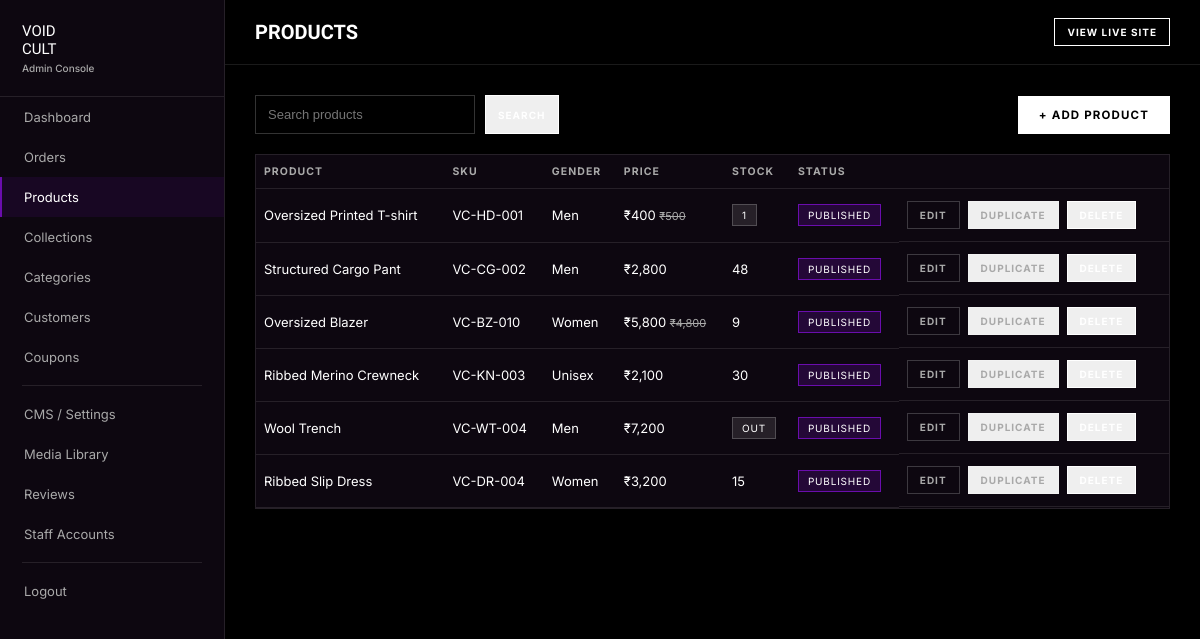
/admin/products (signed in), run on the app's committed database.
### tables this page shows
CREATE TABLE products (
    id INTEGER PRIMARY KEY AUTOINCREMENT,
    name TEXT NOT NULL,
    slug TEXT NOT NULL UNIQUE,
    category_id INTEGER,
    collection_id INTEGER,
    gender TEXT NOT NULL DEFAULT 'Unisex',
    description TEXT,
    price REAL NOT NULL,
    discount_price REAL,
    sku TEXT UNIQUE,
    stock INTEGER NOT NULL DEFAULT 0,
    fabric TEXT,
    material TEXT,
    care_instructions TEXT,
    delivery_time TEXT DEFAULT '3-5 business days',
    tags TEXT,
    is_active INTEGER NOT NULL DEFAULT 1,
    created_at TEXT DEFAULT CURRENT_TIMESTAMP,
    FOREIGN KEY (category_id) REFERENCES categories(id),
    FOREIGN KEY (collection_id) REFERENCES collections(id)
);

### admin/routes.py (the view)
@bp.route('/products')
@admin_required
def products():
    db = get_db()
    q = request.args.get('q', '')
    rows = db.execute(
        "SELECT * FROM products WHERE name LIKE ? ORDER BY created_at DESC", (f"%{q}%",)
    ).fetchall()
    return render_template('admin/products.html', products=rows, q=q)

### database.py (called while the page is built)
def get_db():
    if 'db' not in g:
        g.db = sqlite3.connect(current_app.config['DATABASE_PATH'])
        g.db.row_factory = sqlite3.Row
        g.db.execute('PRAGMA foreign_keys = ON')
    return g.db

### utils/security.py (called while the page is built)
def generate_csrf_token():
    if 'csrf_token' not in session:
        session['csrf_token'] = secrets.token_hex(32)
    return session['csrf_token']

def current_user():
    uid = session.get('user_id')
    if not uid:
        return None
    db = get_db()
    return db.execute("SELECT * FROM users WHERE id=?", (uid,)).fetchone()

def admin_required(view):
    @wraps(view)
    def wrapped(*args, **kwargs):
        if not session.get('user_id') or not session.get('is_admin'):
            return redirect(url_for('admin.login'))
        return view(*args, **kwargs)
    return wrapped

### templates/admin/products.html
{% extends "admin/base.html" %}
{% set active = 'products' %}
{% block page_title %}Products{% endblock %}
{% block content %}
<div class="toolbar">
  <form method="get" style="display:flex;gap:10px;">
    <input type="text" name="q" placeholder="Search products" value="{{ q }}" style="width:220px;">
    <button class="btn btn-outline btn-sm" type="submit">Search</button>
  </form>
  <a href="{{ url_for('admin.product_new') }}" class="btn btn-solid">+ Add Product</a>
</div>
<div class="panel" style="padding:0;">
  <table>
    <thead><tr><th>Product</th><th>SKU</th><th>Gender</th><th>Price</th><th>Stock</th><th>Status</th><th></th></tr></thead>
    <tbody>
      {% for p in products %}
      <tr>
        <td>{{ p['name'] }}</td>
        <td>{{ p['sku'] or '—' }}</td>
        <td>{{ p['gender'] }}</td>
        <td>₹{{ '{:,.0f}'.format(p['discount_price'] or p['price']) }}{% if p['discount_price'] %} <span style="color:var(--gray);text-decoration:line-through;font-size:11px;">₹{{ '{:,.0f}'.format(p['price']) }}</span>{% endif %}</td>
        <td>{% if p['stock']==0 %}<span class="tag warn">Out</span>{% elif p['stock']<=5 %}<span class="tag warn">{{ p['stock'] }}</span>{% else %}{{ p['stock'] }}{% endif %}</td>
        <td><span class="tag {{ 'ok' if p['is_active'] else 'warn' }}">{{ 'Published' if p['is_active'] else 'Draft' }}</span></td>
        <td style="display:flex;gap:8px;">
          <a href="{{ url_for('admin.product_edit', product_id=p['id']) }}" class="btn btn-sm btn-ghost">Edit</a>
          <form action="{{ url_for('admin.product_duplicate', product_id=p['id']) }}" method="post"><input type="hidden" name="csrf_token" value="{{ csrf_token_global }}"><button class="btn btn-sm btn-ghost" type="submit">Duplicate</button></form>
          <form action="{{ url_for('admin.product_delete', product_id=p['id']) }}" method="post" onsubmit="return confirm('Delete this product?');"><input type="hidden" name="csrf_token" value="{{ csrf_token_global }}"><button class="btn btn-sm btn-danger" type="submit">Delete</button></form>
        </td>
      </tr>
      {% endfor %}
    </tbody>
  </table>
</div>
{% endblock %}

### static/css/admin.css (style rules this page uses)
:root { --black:#000; --panel:#0d0710; --panel-2:#140a1a; --white:#fff; --gray:#a9a9a9; --purple-glow:#6A0DAD; --purple-dark:#1A0826; --line:rgba(255,255,255,.1); --line-strong:rgba(255,255,255,.2); --ease:cubic-bezier(.16,.9,.2,1); }
* { margin:0;padding:0;box-sizing:border-box; }
body { background:#000; color:#fff; font-family:'Inter',system-ui,sans-serif; font-size:14px; }
a { color:inherit; text-decoration:none; }
button { font-family:inherit; cursor:pointer; }
input,select,textarea { background:#000; border:1px solid var(--line-strong); color:#fff; padding:11px 12px; font-size:13px; width:100%; }
table { width:100%; border-collapse:collapse; }
th { text-align:left; font-size:10.5px; letter-spacing:.1em; text-transform:uppercase; color:var(--gray); padding:10px 8px; border-bottom:1px solid var(--line); }
td { padding:12px 8px; border-bottom:1px solid var(--line); font-size:13px; }
.tag { font-size:10px; letter-spacing:.08em; text-transform:uppercase; padding:4px 9px; border:1px solid var(--line-strong); display:inline-block; }
.tag.ok { background:rgba(106,13,173,.25); border-color:var(--purple-glow); }
.tag.warn { background:rgba(255,255,255,.1); }
.btn { display:inline-flex; align-items:center; gap:8px; padding:11px 20px; font-size:11.5px; letter-spacing:.1em; text-transform:uppercase; font-weight:700; border:1px solid #fff; }
.btn-solid { background:#fff; color:#000; }
.btn-outline { color:#fff; }
.btn-ghost { border-color:var(--line-strong); color:var(--gray); }
.btn-sm { padding:7px 12px; font-size:10px; }
.btn-danger { border-color:#fff; color:#fff; }
.panel { background:var(--panel); border:1px solid var(--line); padding:22px; margin-bottom:20px; }
.toolbar { display:flex; justify-content:space-between; align-items:center; margin-bottom:20px; flex-wrap:wrap; gap:14px; }

### data on the page
products: name "Oversized Printed T-shirt", sku "VC-HD-001", gender "Men", discount_price "400", price "500", stock "1", is_active "PUBLISHED"
products: name "Structured Cargo Pant", sku "VC-CG-002", gender "Men", price "2,800", stock "48", is_active "PUBLISHED"
products: name "Oversized Blazer", sku "VC-BZ-010", gender "Women", discount_price "5,800", price "4,800", stock "9", is_active "PUBLISHED"
products: name "Ribbed Merino Crewneck", sku "VC-KN-003", gender "Unisex", price "2,100", stock "30", is_active "PUBLISHED"
products: name "Wool Trench", sku "VC-WT-004", gender "Men", price "7,200", stock "OUT", is_active "PUBLISHED"
products: name "Ribbed Slip Dress", sku "VC-DR-004", gender "Women", price "3,200", stock "15", is_active "PUBLISHED"
